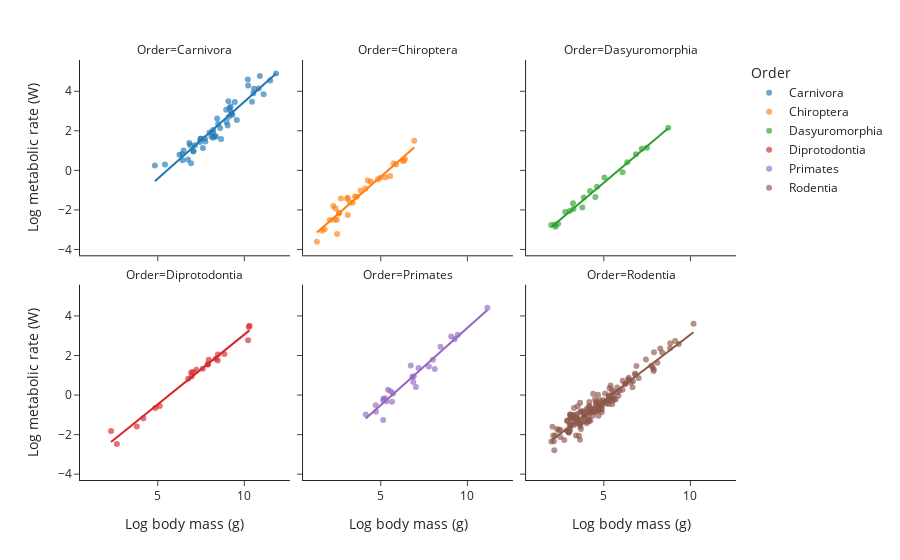

Notebook code for this chart:
### Markdown cell above
There's too much data here, and part of the problem is that some orders are large (e.g. primates) and some are small (e.g. rodents).

Let's plot a separate regression plot for each order.

### Code cell
fig = px.scatter(
    abund_mammalia,
    x='Log body mass (g)', 
    y='Log metabolic rate (W)', 
    color='Order',
    facet_col='Order',
    facet_col_wrap=3,
    opacity=0.65,
    trendline='ols',
    height=600
)
fig.show()

### Figure 1 — Plotly figure (JSON) as saved in the notebook; plotly's stock layout.template omitted (floating-point values rounded to 4 significant figures; data arrays with more than 128 entries replaced by an {"elided": "..."} marker saying what was removed)
{"data": [{"hovertemplate": "Order=Carnivora<br>Log body mass (g)=%{x}<br>Log metabolic rate (W)=%{y}<extra></extra>", "legendgroup": "Carnivora", "marker": {"color": "#1F77B4", "opacity": 0.65, "symbol": "circle"}, "mode": "markers", "name": "Carnivora", "orientation": "v", "showlegend": true, "type": "scatter", "x": [8.655, 9.225, 8.952, 8.602, 9.077, 8.189, 7.478, 7.478, 8.43, 7.055, 7.723, 10.56, 9.259, 8.189, 6.92, 9.148, 11.49, 10.83, 11.83, 10.52, 9.036, 6.253, 6.415, 6.745, 10.44, 8.975, 6.436, 7.99, 10.2, 9.449, 9.21, 6.874, 6.824, 9.31, 4.832, 5.416, 6.492, 9.105, 8.359, 10.9, 10.22, 7.155, 8.208, 8.275, 7.748, 7.056, 8.485, 11.11, 9.567, 7.606, 7.438, 8.096], "xaxis": "x4", "y": [1.589, 2.966, 3.07, 2.14, 3.497, 2.037, 1.595, 1.599, 2.62, 0.9907, 1.614, 4.123, 2.855, 1.654, 0.3646, 3.155, 4.549, 4.134, 4.897, 3.898, 2.271, 0.7894, 0.81, 0.5475, 3.464, 2.448, 0.5152, 1.919, 4.59, 3.458, 3.223, 1.275, 1.386, 2.812, 0.2437, 0.2957, 1.001, 2.712, 1.716, 4.776, 4.294, 1.263, 1.907, 1.721, 1.457, 0.9509, 2.344, 3.852, 2.545, 1.127, 1.432, 1.711], "yaxis": "y4"}, {"hovertemplate": "<b>OLS trendline</b><br>Log metabolic rate (W) = 0.779068 * Log body mass (g) + -4.31653<br>R<sup>2</sup>=0.908115<br><br>Order=Carnivora<br>Log body mass (g)=%{x}<br>Log metabolic rate (W)=%{y} <b>(trend)</b><extra></extra>", "legendgroup": "Carnivora", "marker": {"color": "#1F77B4", "symbol": "circle"}, "mode": "lines", "name": "Carnivora", "showlegend": false, "type": "scatter", "x": [4.832, 5.416, 6.253, 6.415, 6.436, 6.492, 6.745, 6.824, 6.874, 6.92, 7.055, 7.056, 7.155, 7.438, 7.478, 7.478, 7.606, 7.723, 7.748, 7.99, 8.096, 8.189, 8.189, 8.208, 8.275, 8.359, 8.43, 8.485, 8.602, 8.655, 8.952, 8.975, 9.036, 9.077, 9.105, 9.148, 9.21, 9.225, 9.259, 9.31, 9.449, 9.567, 10.2, 10.22, 10.44, 10.52, 10.56, 10.83, 10.9, 11.11, 11.49, 11.83], "xaxis": "x4", "y": [-0.5518, -0.09702, 0.555, 0.6813, 0.6977, 0.7414, 0.9385, 1.0, 1.039, 1.074, 1.18, 1.181, 1.257, 1.478, 1.509, 1.509, 1.609, 1.7, 1.72, 1.908, 1.991, 2.063, 2.063, 2.078, 2.13, 2.196, 2.251, 2.294, 2.385, 2.426, 2.657, 2.676, 2.723, 2.755, 2.777, 2.811, 2.859, 2.87, 2.897, 2.937, 3.045, 3.137, 3.628, 3.644, 3.819, 3.882, 3.908, 4.119, 4.173, 4.34, 4.637, 4.903], "yaxis": "y4"}, {"hovertemplate": "Order=Chiroptera<br>Log body mass (g)=%{x}<br>Log metabolic rate (W)=%{y}<extra></extra>", "legendgroup": "Chiroptera", "marker": {"color": "#FF7F0E", "opacity": 0.65, "symbol": "circle"}, "mode": "markers", "name": "Chiroptera", "orientation": "v", "showlegend": true, "type": "scatter", "x": [2.054, 4.836, 2.389, 2.588, 4.111, 3.831, 4.25, 2.701, 3.381, 2.262, 2.46, 3.512, 4.433, 3.086, 3.063, 3.616, 5.744, 6.332, 6.255, 6.394, 5.269, 5.539, 5.892, 6.932, 4.984, 3.091, 2.588, 1.758, 1.308, 2.477, 3.219, 1.609, 2.322], "xaxis": "x5", "y": [-2.513, -0.4479, -1.931, -2.146, -0.9163, -1.024, -0.5075, -1.427, -1.64, -1.808, -2.501, -1.321, -0.5816, -1.386, -1.44, -1.339, 0.3443, 0.4837, 0.4812, 0.5698, -0.3496, -0.2837, 0.3023, 1.501, -0.3798, -2.263, -2.18, -2.976, -3.612, -3.219, -1.614, -3.058, -2.501], "yaxis": "y5"}, {"hovertemplate": "<b>OLS trendline</b><br>Log metabolic rate (W) = 0.765848 * Log body mass (g) + -4.14751<br>R<sup>2</sup>=0.931830<br><br>Order=Chiroptera<br>Log body mass (g)=%{x}<br>Log metabolic rate (W)=%{y} <b>(trend)</b><extra></extra>", "legendgroup": "Chiroptera", "marker": {"color": "#FF7F0E", "symbol": "circle"}, "mode": "lines", "name": "Chiroptera", "showlegend": false, "type": "scatter", "x": [1.308, 1.609, 1.758, 2.054, 2.262, 2.322, 2.389, 2.46, 2.477, 2.588, 2.588, 2.701, 3.063, 3.086, 3.091, 3.219, 3.381, 3.512, 3.616, 3.831, 4.111, 4.25, 4.433, 4.836, 4.984, 5.269, 5.539, 5.744, 5.892, 6.255, 6.332, 6.394, 6.932], "xaxis": "x5", "y": [-3.146, -2.915, -2.801, -2.574, -2.415, -2.369, -2.318, -2.264, -2.251, -2.166, -2.166, -2.079, -1.801, -1.784, -1.78, -1.682, -1.558, -1.458, -1.378, -1.214, -0.9992, -0.8927, -0.7524, -0.4436, -0.3308, -0.1123, 0.09476, 0.2517, 0.3646, 0.6432, 0.7017, 0.749, 1.161], "yaxis": "y5"}, {"hovertemplate": "Order=Dasyuromorphia<br>Log body mass (g)=%{x}<br>Log metabolic rate (W)=%{y}<extra></extra>", "legendgroup": "Dasyuromorphia", "marker": {"color": "#2CA02C", "opacity": 0.65, "symbol": "circle"}, "mode": "markers", "name": "Dasyuromorphia", "orientation": "v", "showlegend": true, "type": "scatter", "x": [3.25, 3.839, 3.219, 4.203, 4.511, 4.605, 7.19, 6.347, 7.485, 6.852, 5.035, 2.208, 2.175, 2.361, 1.96, 3.764, 8.72, 2.773, 3.025, 6.083], "xaxis": "x6", "y": [-1.959, -1.378, -1.666, -1.047, -1.347, -0.8233, 1.096, 0.4061, 1.145, 0.8154, -0.3653, -2.847, -2.733, -2.703, -2.765, -1.884, 2.159, -2.112, -2.056, -0.09761], "yaxis": "y6"}, {"hovertemplate": "<b>OLS trendline</b><br>Log metabolic rate (W) = 0.740141 * Log body mass (g) + -4.32418<br>R<sup>2</sup>=0.985823<br><br>Order=Dasyuromorphia<br>Log body mass (g)=%{x}<br>Log metabolic rate (W)=%{y} <b>(trend)</b><extra></extra>", "legendgroup": "Dasyuromorphia", "marker": {"color": "#2CA02C", "symbol": "circle"}, "mode": "lines", "name": "Dasyuromorphia", "showlegend": false, "type": "scatter", "x": [1.96, 2.175, 2.208, 2.361, 2.773, 3.025, 3.219, 3.25, 3.764, 3.839, 4.203, 4.511, 4.605, 5.035, 6.083, 6.347, 6.852, 7.19, 7.485, 8.72], "xaxis": "x6", "y": [-2.873, -2.715, -2.69, -2.577, -2.272, -2.085, -1.942, -1.918, -1.539, -1.482, -1.213, -0.9855, -0.9157, -0.5976, 0.1779, 0.3738, 0.7469, 0.9978, 1.216, 2.13], "yaxis": "y6"}, {"hovertemplate": "Order=Diprotodontia<br>Log body mass (g)=%{x}<br>Log metabolic rate (W)=%{y}<extra></extra>", "legendgroup": "Diprotodontia", "marker": {"color": "#D62728", "opacity": 0.65, "symbol": "circle"}, "mode": "markers", "name": "Diprotodontia", "orientation": "v", "showlegend": true, "type": "scatter", "x": [2.639, 3.791, 4.171, 8.848, 7.886, 8.476, 10.3, 10.26, 7.902, 5.112, 4.862, 8.355, 7.598, 8.462, 7.944, 7.233, 6.926, 6.952, 7.039, 6.756, 2.303, 10.22], "xaxis": "x", "y": [-2.477, -1.585, -1.168, 2.074, 1.558, 2.052, 3.498, 3.445, 1.546, -0.5551, -0.6597, 1.836, 1.335, 1.748, 1.788, 1.275, 1.142, 0.9384, 1.16, 0.8198, -1.82, 2.773], "yaxis": "y"}, {"hovertemplate": "<b>OLS trendline</b><br>Log metabolic rate (W) = 0.706358 * Log body mass (g) + -4.00335<br>R<sup>2</sup>=0.980994<br><br>Order=Diprotodontia<br>Log body mass (g)=%{x}<br>Log metabolic rate (W)=%{y} <b>(trend)</b><extra></extra>", "legendgroup": "Diprotodontia", "marker": {"color": "#D62728", "symbol": "circle"}, "mode": "lines", "name": "Diprotodontia", "showlegend": false, "type": "scatter", "x": [2.303, 2.639, 3.791, 4.171, 4.862, 5.112, 6.756, 6.926, 6.952, 7.039, 7.233, 7.598, 7.886, 7.902, 7.944, 8.355, 8.462, 8.476, 8.848, 10.22, 10.26, 10.3], "xaxis": "x", "y": [-2.377, -2.139, -1.326, -1.057, -0.5689, -0.3925, 0.7689, 0.8886, 0.9074, 0.9689, 1.106, 1.363, 1.567, 1.578, 1.608, 1.898, 1.974, 1.983, 2.246, 3.213, 3.242, 3.27], "yaxis": "y"}, {"hovertemplate": "Order=Primates<br>Log body mass (g)=%{x}<br>Log metabolic rate (W)=%{y}<extra></extra>", "legendgroup": "Primates", "marker": {"color": "#9467BD", "opacity": 0.65, "symbol": "circle"}, "mode": "markers", "name": "Primates", "orientation": "v", "showlegend": true, "type": "scatter", "x": [6.818, 8.449, 5.247, 4.707, 5.416, 6.729, 9.065, 9.271, 8.006, 9.447, 5.704, 5.566, 5.136, 5.145, 4.134, 6.901, 7.181, 11.16, 8.117, 7.772, 5.328, 5.649, 7.029, 6.876, 4.727, 5.153], "xaxis": "x2", "y": [0.9159, 2.439, -0.1649, -0.5125, 0.2662, 1.488, 2.959, 2.835, 1.785, 3.049, 0.08434, 0.1865, -1.255, -0.2692, -0.9889, 0.9536, 1.368, 4.416, 1.319, 1.444, -0.3133, -0.3369, 0.4081, 0.6637, -0.844, -0.1851], "yaxis": "y2"}, {"hovertemplate": "<b>OLS trendline</b><br>Log metabolic rate (W) = 0.78099 * Log body mass (g) + -4.41352<br>R<sup>2</sup>=0.943704<br><br>Order=Primates<br>Log body mass (g)=%{x}<br>Log metabolic rate (W)=%{y} <b>(trend)</b><extra></extra>", "legendgroup": "Primates", "marker": {"color": "#9467BD", "symbol": "circle"}, "mode": "lines", "name": "Primates", "showlegend": false, "type": "scatter", "x": [4.134, 4.707, 4.727, 5.136, 5.145, 5.153, 5.247, 5.328, 5.416, 5.566, 5.649, 5.704, 6.729, 6.818, 6.876, 6.901, 7.029, 7.181, 7.772, 8.006, 8.117, 8.449, 9.065, 9.271, 9.447, 11.16], "xaxis": "x2", "y": [-1.185, -0.7375, -0.7215, -0.4025, -0.3957, -0.3889, -0.3156, -0.2525, -0.1836, -0.06619, -0.001729, 0.04108, 0.8421, 0.9116, 0.9565, 0.9763, 1.076, 1.195, 1.657, 1.839, 1.926, 2.185, 2.666, 2.827, 2.965, 4.299], "yaxis": "y2"}, {"hovertemplate": "Order=Rodentia<br>Log body mass (g)=%{x}<br>Log metabolic rate (W)=%{y}<extra></extra>", "legendgroup": "Rodentia", "marker": {"color": "#8C564B", "opacity": 0.65, "symbol": "circle"}, "mode": "markers", "name": "Rodentia", "orientation": "v", "showlegend": true, "type": "scatter", "x": {"elided": "155 float values"}, "xaxis": "x3", "y": {"elided": "155 float values"}, "yaxis": "y3"}, {"hovertemplate": "<b>OLS trendline</b><br>Log metabolic rate (W) = 0.666602 * Log body mass (g) + -3.61224<br>R<sup>2</sup>=0.917548<br><br>Order=Rodentia<br>Log body mass (g)=%{x}<br>Log metabolic rate (W)=%{y} <b>(trend)</b><extra></extra>", "legendgroup": "Rodentia", "marker": {"color": "#8C564B", "symbol": "circle"}, "mode": "lines", "name": "Rodentia", "showlegend": false, "type": "scatter", "x": {"elided": "155 float values"}, "xaxis": "x3", "y": {"elided": "155 float values"}, "yaxis": "y3"}], "layout": {"annotations": [{"font": {}, "showarrow": false, "text": "Order=Diprotodontia", "x": 0.16, "xanchor": "center", "xref": "paper", "y": 0.465, "yanchor": "bottom", "yref": "paper"}, {"font": {}, "showarrow": false, "text": "Order=Primates", "x": 0.5, "xanchor": "center", "xref": "paper", "y": 0.465, "yanchor": "bottom", "yref": "paper"}, {"font": {}, "showarrow": false, "text": "Order=Rodentia", "x": 0.84, "xanchor": "center", "xref": "paper", "y": 0.465, "yanchor": "bottom", "yref": "paper"}, {"font": {}, "showarrow": false, "text": "Order=Carnivora", "x": 0.16, "xanchor": "center", "xref": "paper", "y": 1.0, "yanchor": "bottom", "yref": "paper"}, {"font": {}, "showarrow": false, "text": "Order=Chiroptera", "x": 0.5, "xanchor": "center", "xref": "paper", "y": 1.0, "yanchor": "bottom", "yref": "paper"}, {"font": {}, "showarrow": false, "text": "Order=Dasyuromorphia", "x": 0.84, "xanchor": "center", "xref": "paper", "y": 1.0, "yanchor": "bottom", "yref": "paper"}], "autosize": true, "legend": {"title": {"text": "Order"}, "tracegroupgap": 0}, "margin": {"t": 60}, "xaxis": {"anchor": "y", "autorange": true, "domain": [0, 0.32], "range": [0.5009, 12.64], "title": {"text": "Log body mass (g)"}, "type": "linear"}, "xaxis2": {"anchor": "y2", "autorange": true, "domain": [0.34, 0.66], "matches": "x", "range": [0.5009, 12.64], "title": {"text": "Log body mass (g)"}, "type": "linear"}, "xaxis3": {"anchor": "y3", "autorange": true, "domain": [0.68, 1.0], "matches": "x", "range": [0.5009, 12.64], "title": {"text": "Log body mass (g)"}, "type": "linear"}, "xaxis4": {"anchor": "y4", "autorange": true, "domain": [0, 0.32], "matches": "x", "range": [0.5009, 12.64], "showticklabels": false, "type": "linear"}, "xaxis5": {"anchor": "y5", "autorange": true, "domain": [0.34, 0.66], "matches": "x", "range": [0.5009, 12.64], "showticklabels": false, "type": "linear"}, "xaxis6": {"anchor": "y6", "autorange": true, "domain": [0.68, 1.0], "matches": "x", "range": [0.5009, 12.64], "showticklabels": false, "type": "linear"}, "yaxis": {"anchor": "x", "autorange": true, "domain": [0, 0.465], "range": [-4.276, 5.561], "title": {"text": "Log metabolic rate (W)"}, "type": "linear"}, "yaxis2": {"anchor": "x2", "autorange": true, "domain": [0, 0.465], "matches": "y", "range": [-4.276, 5.561], "showticklabels": false, "type": "linear"}, "yaxis3": {"anchor": "x3", "autorange": true, "domain": [0, 0.465], "matches": "y", "range": [-4.276, 5.561], "showticklabels": false, "type": "linear"}, "yaxis4": {"anchor": "x4", "autorange": true, "domain": [0.535, 1.0], "matches": "y", "range": [-4.276, 5.561], "title": {"text": "Log metabolic rate (W)"}, "type": "linear"}, "yaxis5": {"anchor": "x5", "autorange": true, "domain": [0.535, 1.0], "matches": "y", "range": [-4.276, 5.561], "showticklabels": false, "type": "linear"}, "yaxis6": {"anchor": "x6", "autorange": true, "domain": [0.535, 1.0], "matches": "y", "range": [-4.276, 5.561], "showticklabels": false, "type": "linear"}}}
